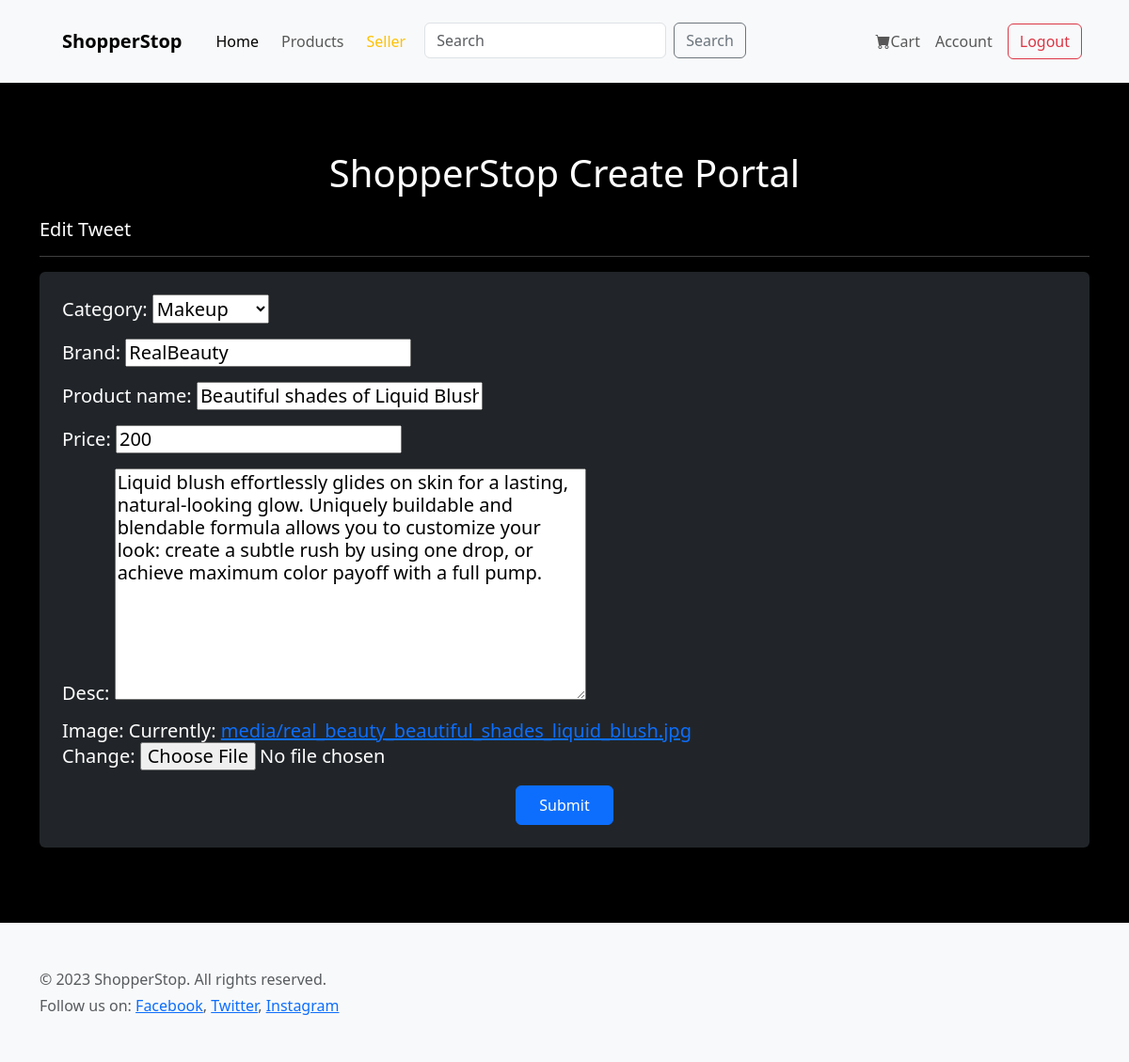
/shop/10/edit/ (signed in), run on the app's committed database.
### shop/models.py (models this page shows, shortened)
class Shop_model(models.Model):
    CATEGORY_CHOICES = [
        ('makeup', 'Makeup'),
        ('fashion', 'Fashion'),
        ('skincare', 'skincare'),
        ('electronics', 'Electronics'),
    ]
    user = models.ForeignKey(User, on_delete=models.CASCADE)
    category = models.CharField(
        max_length=20,
        choices=CATEGORY_CHOICES,
        default='Makeup'
    )
    brand = models.CharField(max_length=100, default='DefaultBrand')
    product_name = models.CharField(max_length=100)
    price = models.IntegerField(default=0)
    desc = models.TextField(max_length=500)
    image = models.ImageField(upload_to='media/', blank=False, null = False)

### shop/views.py (the view)
# urls.py: path('<int:product_id>/edit/', views.product_edit, name= "product_edit"),
@login_required
def product_edit(request, product_id):
    product = get_object_or_404(Shop_model, pk=product_id, user = request.user)
    if request.method == 'POST':
        form = ProductForm(request.POST, request.FILES, instance=product)
        if form.is_valid():
            product = form.save(commit = False)
            product.user = request.user
            product.save()
            return redirect('products')
    else:
        form = ProductForm(instance=product)
    return render(request, 'productscreateform.html', {'form':form})

### shop/forms.py
class ProductForm(forms.ModelForm):
    class Meta:
        model = Shop_model
        fields = ['category', 'brand', 'product_name', 'price', 'desc', 'image']

### shop/context_processors.py (called while the page is built)
def user_profile_context(request):
    if request.user.is_authenticated:
        try:
            profile = Profile.objects.get(user=request.user)
            return {'user_type': profile.user_type}
        except Profile.DoesNotExist:
            return {'user_type': None}
    return {'user_type': None}

### shop/templates/productscreateform.html (shortened to what this page needs)
{% extends "layout.html" %}
{% block content %}
<div class="container mt-5">
    <h1 class="text-center mb-4">ShopperStop Create Portal</h1>
    <h5>{% if form.instance.pk %}
        Edit Tweet {% else %}
        Create Tweet
       {% endif %}
       <hr>
    <form method="POST" enctype="multipart/form-data" class="p-4 bg-dark text-white rounded shadow">
        {{ form.as_p }}
        <div class="text-center mt-3">
            <button type="submit" class="btn btn-primary px-4 py-2">Submit</button>
        </div>
    </form>
</div>
{% endblock %}

### templates/layout.html (style rules this page uses)
body { background-color: black; color: white; }

### data on the page
Shop_model: category "Makeup", brand "RealBeauty", product_name "Beautiful shades of Liquid Blush", price "200", desc "Liquid blush effortlessly glides on skin for a lasting, natural-looking glow. Uniquely buildable and blendable formula allows you to customize your look: create a subtle rush by using one drop, or achieve maximum color payoff with a full pump."
